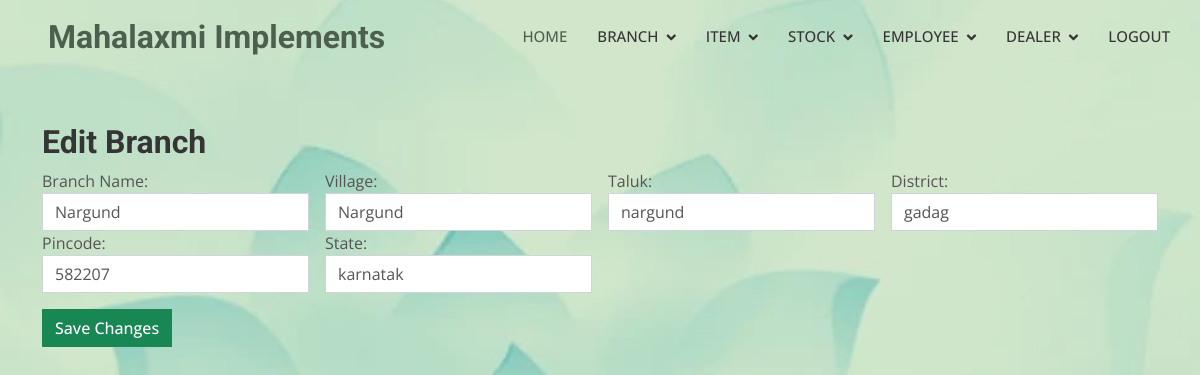
Page /edit/1/ on the committed database.
### Maha_app/models.py (models this page shows, shortened)
class Branch(models.Model):
    branchname = models.CharField(max_length=100)
    village = models.CharField(max_length=50)
    Taluk = models.CharField(max_length=50)
    district = models.CharField(max_length=50)
    pincode = models.CharField(max_length=50)
    state = models.CharField(max_length=50)

### Maha_app/views.py (the view, shortened to what this page needs)
# urls.py: path('edit/<int:branch_id>/', views.edit_branch, name='edit_branch'),
def edit_branch(request, branch_id):
    branch = get_object_or_404(Branch, id=branch_id)
    return render(request, 'edit_branch.html', {'branch': branch})

### Maha_app/templates/edit_branch.html (shortened to what this page needs)
{% load static %}
<!DOCTYPE html>
<html lang="en">
<head>
    <link href="https://cdnjs.cloudflare.com/ajax/libs/font-awesome/5.10.0/css/all.min.css" rel="stylesheet">
    <link href="https://cdn.jsdelivr.net/npm/bootstrap-icons@1.4.1/font/bootstrap-icons.css" rel="stylesheet">
    <link href="{% static 'lib/animate/animate.min.css' %}" rel="stylesheet">
    <link href="{% static 'lib/owlcarousel/assets/owl.carousel.min.css' %}" rel="stylesheet">
    <link href="{% static 'lib/lightbox/css/lightbox.min.css' %}" rel="stylesheet">
    <link href="{% static 'css/bootstrap.min.css' %}" rel="stylesheet">
    <link href="{% static 'css/style.css' %}" rel="stylesheet">
</head>
<body>
    {% include 'admin_nav.html' %}
    <div class="container mt-5">
        <h2>Edit Branch</h2>
        <form method="POST">
            <div class="row g-3">
                <div class="col-md-3">
                    <div class="form-group">
                        <label for="branchname">Branch Name:</label>
                        <input type="text" class="form-control" id="branchname" name="branchname" value="{{ branch.branchname }}">
                    </div>
                </div>
                <div class="col-md-3">
                    <div class="form-group">
                        <label for="village">Village:</label>
                        <input type="text" class="form-control" id="village" name="village" value="{{ branch.village }}">
                    </div>
                </div>
                <div class="col-md-3">
                    <div class="form-group">
                        <label for="Taluk">Taluk:</label>
                        <input type="text" class="form-control" id="Taluk" name="Taluk" value="{{ branch.Taluk }}">
                    </div>
                </div>
                <div class="col-md-3">
                    <div class="form-group">
                        <label for="district">District:</label>
                        <input type="text" class="form-control" id="district" name="district" value="{{ branch.district }}">
                    </div>
                </div>
            </div>
            <div class="row g-3">
                <div class="col-md-3">
                    <div class="form-group">
                        <label for="pincode">Pincode:</label>
                        <input type="text" class="form-control" id="pincode" name="pincode" value="{{ branch.pincode }}">
                    </div>
                </div>
                <div class="col-md-3">
                    <div class="form-group">
                        <label for="state">State:</label>
                        <input type="text" class="form-control" id="state" name="state" value="{{ branch.state }}">
                    </div>
                </div>
            </div>
            <button type="submit" class="btn btn-success mt-3">Save Changes</button>
        </form>
    </div>
</body>
</html>

### Maha_app/static/css/style.css (style rules this page uses)
:root { --primary: #4d604f; --light: #F5F5F5; --dark: #353535; }
.btn { font-weight: 500; transition: .5s; }

### rows in the picture
Branch: branchname "Nargund", village "Nargund", Taluk "nargund", district "gadag", pincode "582207", state "karnatak"
